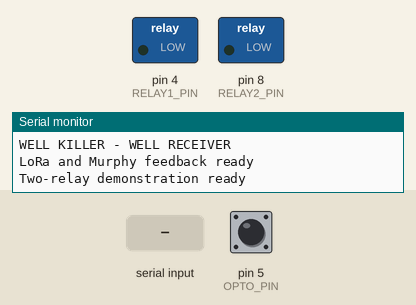
Simulated run of this sketch. Board: Arduino Uno, built with avr-gcc and run on an emulated ATmega328P. Shown: switched loads named in the sketch (green lamp = pin HIGH), the last lines printed to the serial monitor. Inputs (shaded band) come from the test bench; at power-on: pin 5 (OPTO_PIN) HIGH.

Above: at 1.2 s.
1.3 s: "WELL_STOP\n" received over the second serial link
At 1.9 s:
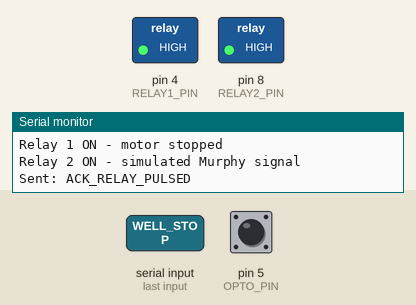
4.4 s: "WELL_RESET\n" received over the second serial link
At 5.4 s:
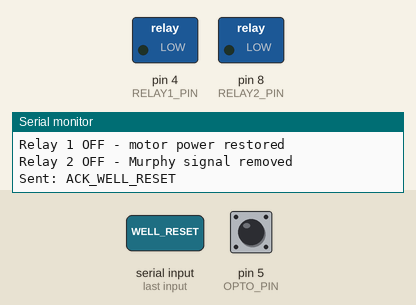
Timing chart, 0 to 7.4 s (numbered marks = the images above; inputs shaded):
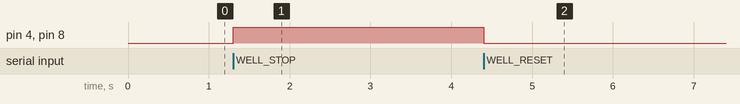

Measured:
- after the input at 1.3 s, pin 4 (RELAY1_PIN), pin 8 (RELAY2_PIN): LOW → HIGH at once
- after the input at 4.4 s, pin 4 (RELAY1_PIN), pin 8 (RELAY2_PIN): HIGH → LOW at once

The sketch:

Well_Killer_Well_demostration.ino
```cpp
#include <SoftwareSerial.h>

// LoRa communication
// RX = D10, TX = D11
SoftwareSerial lora(10, 11);

// Pin assignments
const int RELAY1_PIN = 4;  // Motor shutdown
const int RELAY2_PIN = 8;  // Simulated Murphy signal
const int OPTO_PIN = 5;    // Optocoupler feedback

// Track optocoupler state
bool lastMurphyState = false;

// Track shutdown state
bool wellStopped = false;

void setup() {
  Serial.begin(9600);
  lora.begin(9600);

  // Both relay channels are assumed active HIGH
  // LOW = relay OFF
  // HIGH = relay ON
  digitalWrite(RELAY1_PIN, LOW);
  digitalWrite(RELAY2_PIN, LOW);

  pinMode(RELAY1_PIN, OUTPUT);
  pinMode(RELAY2_PIN, OUTPUT);

  // Optocoupler output is active LOW
  pinMode(OPTO_PIN, INPUT_PULLUP);

  // Read initial optocoupler state
  lastMurphyState = (digitalRead(OPTO_PIN) == LOW);

  Serial.println("WELL KILLER - WELL RECEIVER");
  Serial.println("LoRa and Murphy feedback ready");
  Serial.println("Two-relay demonstration ready");
}

void loop() {

  // -----------------------------------
  // 1. Monitor optocoupler feedback
  // -----------------------------------

  bool murphyState = (digitalRead(OPTO_PIN) == LOW);

  // Only send feedback when the state changes
  if (murphyState != lastMurphyState) {

    delay(30);  // Simple debounce

    murphyState = (digitalRead(OPTO_PIN) == LOW);

    if (murphyState != lastMurphyState) {

      lastMurphyState = murphyState;

      if (murphyState) {
        Serial.println("Murphy input ACTIVE");
        lora.println("MURPHY_TRIPPED");
        Serial.println("Sent: MURPHY_TRIPPED");
      }
      else {
        Serial.println("Murphy input INACTIVE");
        lora.println("MURPHY_RESET");
        Serial.println("Sent: MURPHY_RESET");
      }
    }
  }

  // -----------------------------------
  // 2. Receive LoRa commands
  // -----------------------------------

  if (lora.available()) {

    String message = lora.readStringUntil('\n');
    message.trim();

    Serial.print("Received: ");
    Serial.println(message);

    // -----------------------------------
    // STOP COMMAND
    // -----------------------------------

    if (message == "WELL_STOP") {

      Serial.println("Shutdown command received");

      // Relay 1 opens COM1-NC1
      // This disconnects the model motor
      digitalWrite(RELAY1_PIN, HIGH);

      // Relay 2 closes COM2-NO2
      // This applies 5V to the optocoupler
      digitalWrite(RELAY2_PIN, HIGH);

      wellStopped = true;

      Serial.println("Relay 1 ON - motor stopped");
      Serial.println("Relay 2 ON - simulated Murphy signal");

      // Confirm command was processed
      // Give the home controller time to prepare for the response
     delay(500);
     lora.println("ACK_RELAY_PULSED");
     Serial.println("Sent: ACK_RELAY_PULSED");
    }

    // -----------------------------------
    // RESET COMMAND
    // -----------------------------------

    else if (message == "WELL_RESET") {

      Serial.println("Reset command received");

      // Release Relay 1
      // Motor power is restored
      digitalWrite(RELAY1_PIN, LOW);

      // Release Relay 2
      // Simulated Murphy signal turns off
      digitalWrite(RELAY2_PIN, LOW);

      wellStopped = false;

      Serial.println("Relay 1 OFF - motor power restored");
      Serial.println("Relay 2 OFF - Murphy signal removed");

      // Confirm reset command
      lora.println("ACK_WELL_RESET");
      Serial.println("Sent: ACK_WELL_RESET");
    }
  }
}
```
